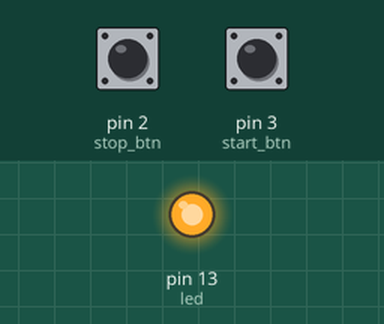
The sketch below on a simulated Arduino Uno, built with avr-gcc and run on an emulated ATmega328P. Parts: output pins drawn as LEDs (lit = HIGH). Dashed ring = blinking. Inputs (shaded band) come from the test bench; at power-on: pin 2 (stop_btn) HIGH, pin 3 (start_btn) HIGH.

Above: at 1.2 s.
1.3 s: pin 2 (stop_btn) pulled LOW for 0.15 s
At 2.4 s:
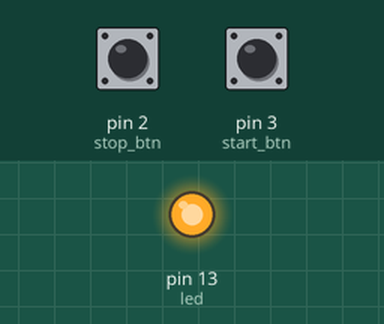
2.9 s: pin 3 (start_btn) pulled LOW for 0.15 s
At 5.9 s:
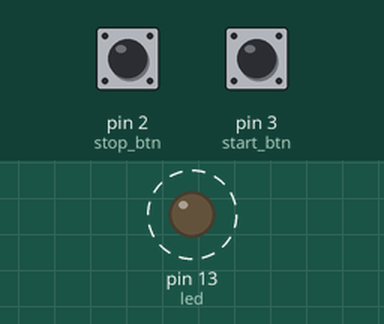
6.0 s: pin 2 (stop_btn) pulled LOW for 1 s
At 6.7 s:
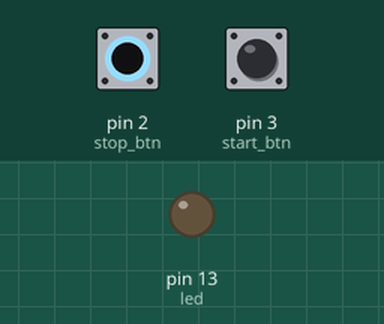
8.5 s: pin 3 (start_btn) pulled LOW for 1 s
At 8.9 s:
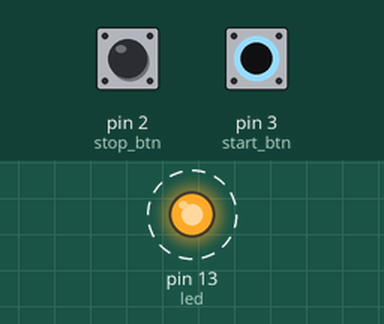
Timing chart, 0 to 13.5 s (numbered marks = the images above; inputs shaded):
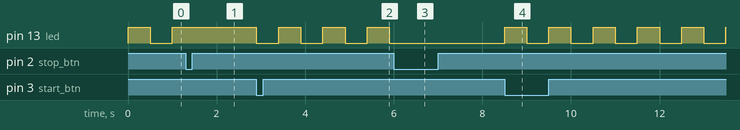

The sketch:

Prueba1.ino
```cpp
#define led 13                  //Led conectado al pin 13
#define start_btn 3            //Pulsador de arranque en el pin 2
#define stop_btn 2             //Pulsador de parada en el pin 3

typedef enum {reposo, ciclo}state;      //Enum para el estado del led (0 para reposo y 1 para operación)
volatile state cycle_state = ciclo;     //Por defecto está en operación

unsigned int tcycle = 1000;             //Tiempo del ciclo
unsigned long int tprev;                //Marca de tiempo del instante de pulso anterior
unsigned long int tnow;                 //Marca de tiempo del instante pulso actual

unsigned int counter = 0;               //Contador de pulsos

String query = "";                      //String para la consigna
void setup() {

  /*Como se conectan los pullups internos. Suponiendo que se utilizan pulsadores NA la logica se invierte respecto del ejemplo.
  Definimos que cuando el stop se pone en LOW se detienen las pulsaciones y en esta condición cuando start se pone en LOW las pulsaciones
  se reinician. Si ambos start y stop están en LOW en una ejecución del loop se pasa al estado complementario, es decir, si se estaba en
  operación se pasa a reposo y viceversa. EN DEFINITIVA EL COMPORTAMIENTO ES SEGÚN LA LÓGICA DE UN T latch*/

  pinMode(led, OUTPUT);                 //Se define como salida el pin del LED
  pinMode(start_btn, INPUT_PULLUP);     //Se define como entrada el pin del pulsador de inicio y se activa el pullup interno
  pinMode(stop_btn, INPUT_PULLUP);      //Se define como entrada el pin del pulsador de parada y se activa el pullup interno
  Serial.begin(9600);                   //Se define la velocidad de la comunicacion serial
  digitalWrite(led, HIGH);              //Empezamos con el led encendido
  tprev = millis();                     //Toma el tiempo cuando se inicia el programa
  query.reserve(10);                    //Se reserva un espacio de 10 carácteres para la consigna

  attachInterrupt(digitalPinToInterrupt(start_btn), startcycle, FALLING);
  attachInterrupt(digitalPinToInterrupt(stop_btn), stopcycle, FALLING);   //Atamos interrupciones a los botones de arranque y parada
}


void loop(){
  if (cycle_state == ciclo){
    /*Si se está en la condición de ciclo hay que pulsar,
    actualizar el contador y verificar el pulsador de parada*/

    tnow = millis();                        //En este caso se toma la marca de tiempo del instante de pulso
    if ((tnow - tprev) >= tcycle/2){        //Si se cumple un medio ciclo
      digitalWrite(led, !digitalRead(led)); //Se complementa la salida del LED
      counter += digitalRead(led);          //Se actualiza el contador
      tprev = tnow;                         //Se actualiza la marca de tiempo del instante de pulso previo
    }
  }
}
void serialEvent(){
  /*Se lee el buffer de entrada en tanto hayan carácteres en el buffer y en tanto
  no se exceda el tiempo de un semiciclo (millis()-tnow)<tcycle/2 en caso de que se este en ciclo*/

  while(Serial.available()&&(!cycle_state || ((millis()-tnow) < tcycle/2))){
    query += (char)Serial.read();               //Se incorpora un carácter a la consigna
    if (query[query.length() - 1]=='\r'){       //Si el último carácter incorporado es el fin de linea
      if (query[0] == 'C'){                     //Se evalúa sí se trata de la consulta de conteo
        Serial.print('C');Serial.print(counter);Serial.print('\r');   //Se replica
      }
      else if(query[0] == 'T'){                 //Se evalúa si se trata de la consigna de tiempo
        tcycle = 2*atoi(&query[1]);             //Se actualiza el tiempo del ciclo
        Serial.print('T');Serial.print(tcycle/2);Serial.print('\r');   //Se replica
      }
      query = "";                               //Se vacía la variable de la consigan para almacenar una nueva
    }
  }
}
void startcycle(){
  //Si esta en reposo y se aprieta el botón de marcha se pone en ciclo
  if (cycle_state == reposo) cycle_state = ciclo;
}
void stopcycle(){
  //Si está en ciclo y se aprieta el botón de reposo se pone en reposo
  if (cycle_state == ciclo) cycle_state = reposo;
}
```

Measured:
- after the input at 1.3 s, pin 13 (led): stays HIGH (without the input it goes to LOW after 0.20 s)
- after the input at 2.9 s, pin 13 (led): alternates HIGH for 0.50 s and LOW for 0.50 s, starting at once
- after the input at 6.0 s, pin 13 (led): stops changing and stays LOW
- after the input at 8.5 s, pin 13 (led): alternates HIGH for 0.50 s and LOW for 0.50 s, starting at once
